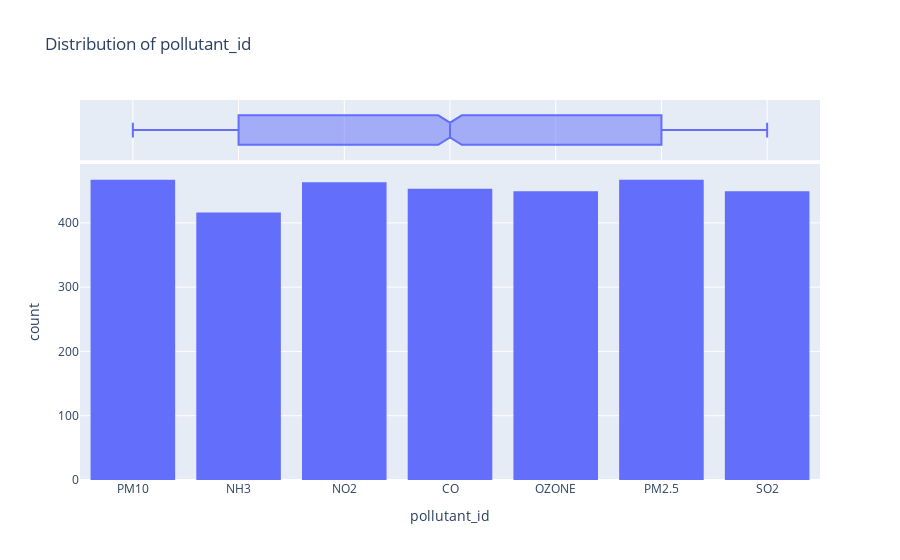
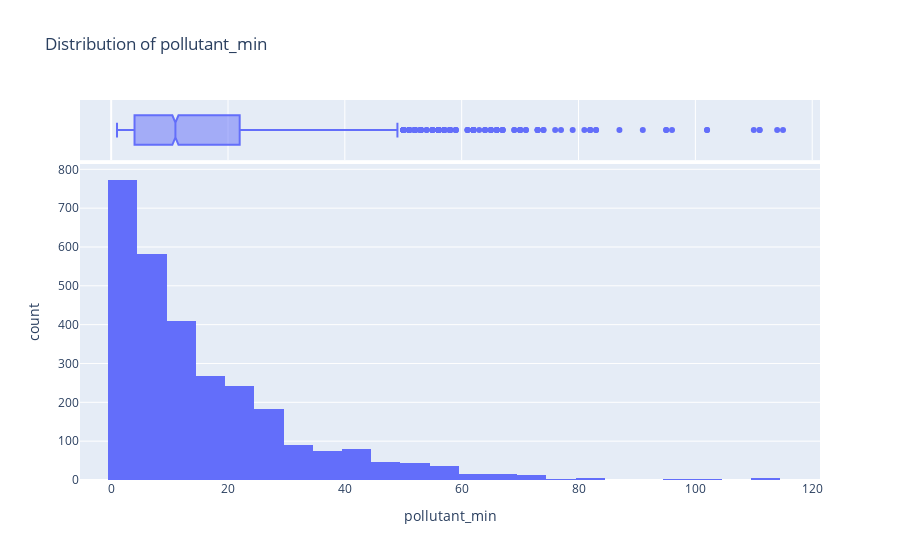
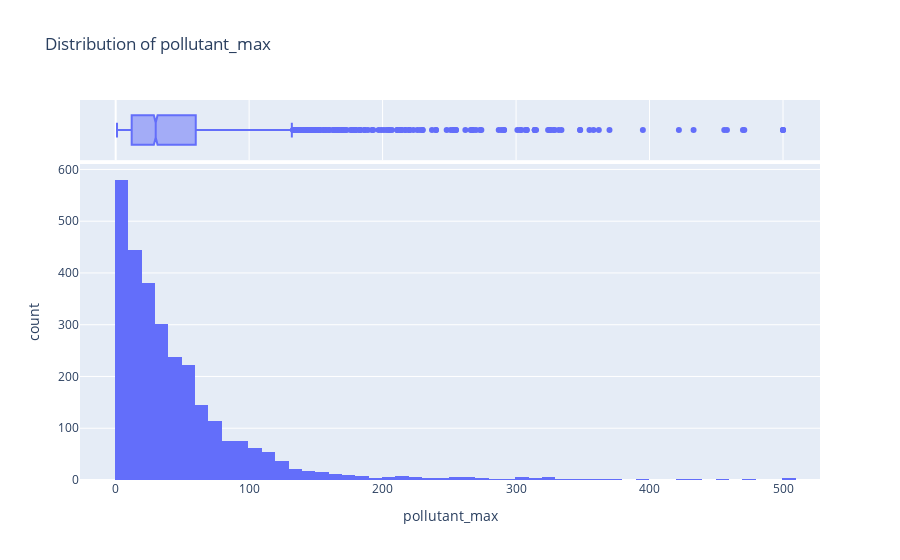
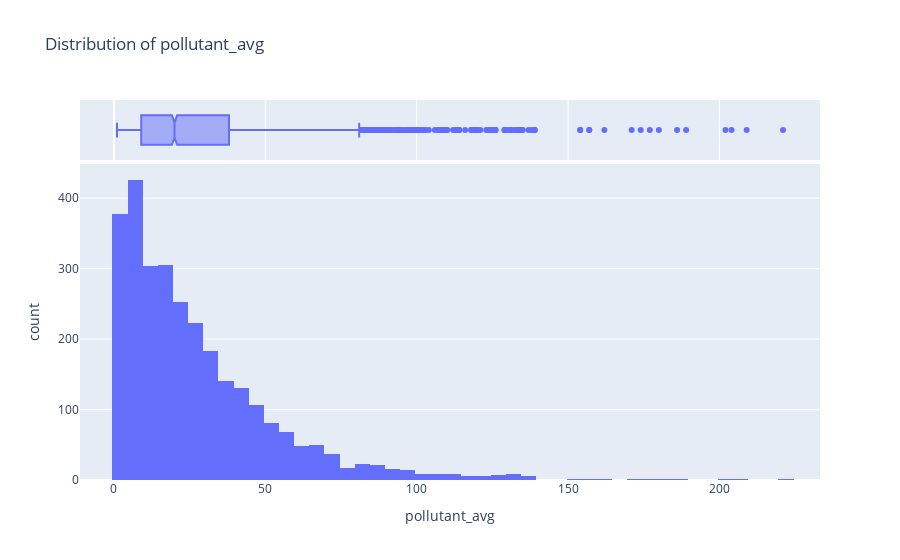

The code cell stored with these charts, in order, in its notebook:
### Code cell
# Interactive plots with Plotly
import plotly.express as px

# Select key pollutants
pollutants = ['pollutant_id', 'pollutant_min', 'pollutant_max', 'pollutant_avg']

# Interactive histogram for each pollutant
for pollutant in pollutants:
    fig = px.histogram(df, x=pollutant, nbins=50, title=f"Distribution of {pollutant}", marginal="box")
    fig.show()

### Figure 1 — Plotly figure (JSON) as saved in the notebook; plotly's stock layout.template omitted (floating-point values rounded to 4 significant figures; data arrays with more than 128 entries replaced by an {"elided": "..."} marker saying what was removed)
{"data": [{"bingroup": "x", "hovertemplate": "pollutant_id=%{x}<br>count=%{y}<extra></extra>", "legendgroup": "", "marker": {"color": "#636efa", "pattern": {"shape": ""}}, "name": "", "nbinsx": 50, "orientation": "v", "showlegend": false, "type": "histogram", "x": {"elided": "3164 str values"}, "xaxis": "x", "yaxis": "y"}, {"hovertemplate": "pollutant_id=%{x}<extra></extra>", "legendgroup": "", "marker": {"color": "#636efa"}, "name": "", "notched": true, "showlegend": false, "type": "box", "x": {"elided": "3164 str values"}, "xaxis": "x2", "yaxis": "y2"}], "layout": {"barmode": "relative", "legend": {"tracegroupgap": 0}, "title": {"text": "Distribution of pollutant_id"}, "xaxis": {"anchor": "y", "domain": [0, 1], "title": {"text": "pollutant_id"}}, "xaxis2": {"anchor": "y2", "domain": [0, 1], "matches": "x", "showgrid": true, "showticklabels": false}, "yaxis": {"anchor": "x", "domain": [0, 0.8316], "title": {"text": "count"}}, "yaxis2": {"anchor": "x2", "domain": [0.8416, 1], "matches": "y2", "showgrid": false, "showline": false, "showticklabels": false, "ticks": ""}}}

### Figure 2 — Plotly figure (JSON) as saved in the notebook; plotly's stock layout.template omitted (floating-point values rounded to 4 significant figures; data arrays with more than 128 entries replaced by an {"elided": "..."} marker saying what was removed)
{"data": [{"bingroup": "x", "hovertemplate": "pollutant_min=%{x}<br>count=%{y}<extra></extra>", "legendgroup": "", "marker": {"color": "#636efa", "pattern": {"shape": ""}}, "name": "", "nbinsx": 50, "orientation": "v", "showlegend": false, "type": "histogram", "x": {"elided": "3164 float values"}, "xaxis": "x", "yaxis": "y"}, {"hovertemplate": "pollutant_min=%{x}<extra></extra>", "legendgroup": "", "marker": {"color": "#636efa"}, "name": "", "notched": true, "showlegend": false, "type": "box", "x": {"elided": "3164 float values"}, "xaxis": "x2", "yaxis": "y2"}], "layout": {"barmode": "relative", "legend": {"tracegroupgap": 0}, "title": {"text": "Distribution of pollutant_min"}, "xaxis": {"anchor": "y", "domain": [0, 1], "title": {"text": "pollutant_min"}}, "xaxis2": {"anchor": "y2", "domain": [0, 1], "matches": "x", "showgrid": true, "showticklabels": false}, "yaxis": {"anchor": "x", "domain": [0, 0.8316], "title": {"text": "count"}}, "yaxis2": {"anchor": "x2", "domain": [0.8416, 1], "matches": "y2", "showgrid": false, "showline": false, "showticklabels": false, "ticks": ""}}}

### Figure 3 — Plotly figure (JSON) as saved in the notebook; plotly's stock layout.template omitted (floating-point values rounded to 4 significant figures; data arrays with more than 128 entries replaced by an {"elided": "..."} marker saying what was removed)
{"data": [{"bingroup": "x", "hovertemplate": "pollutant_max=%{x}<br>count=%{y}<extra></extra>", "legendgroup": "", "marker": {"color": "#636efa", "pattern": {"shape": ""}}, "name": "", "nbinsx": 50, "orientation": "v", "showlegend": false, "type": "histogram", "x": {"elided": "3164 float values"}, "xaxis": "x", "yaxis": "y"}, {"hovertemplate": "pollutant_max=%{x}<extra></extra>", "legendgroup": "", "marker": {"color": "#636efa"}, "name": "", "notched": true, "showlegend": false, "type": "box", "x": {"elided": "3164 float values"}, "xaxis": "x2", "yaxis": "y2"}], "layout": {"barmode": "relative", "legend": {"tracegroupgap": 0}, "title": {"text": "Distribution of pollutant_max"}, "xaxis": {"anchor": "y", "domain": [0, 1], "title": {"text": "pollutant_max"}}, "xaxis2": {"anchor": "y2", "domain": [0, 1], "matches": "x", "showgrid": true, "showticklabels": false}, "yaxis": {"anchor": "x", "domain": [0, 0.8316], "title": {"text": "count"}}, "yaxis2": {"anchor": "x2", "domain": [0.8416, 1], "matches": "y2", "showgrid": false, "showline": false, "showticklabels": false, "ticks": ""}}}

### Figure 4 — Plotly figure (JSON) as saved in the notebook; plotly's stock layout.template omitted (floating-point values rounded to 4 significant figures; data arrays with more than 128 entries replaced by an {"elided": "..."} marker saying what was removed)
{"data": [{"bingroup": "x", "hovertemplate": "pollutant_avg=%{x}<br>count=%{y}<extra></extra>", "legendgroup": "", "marker": {"color": "#636efa", "pattern": {"shape": ""}}, "name": "", "nbinsx": 50, "orientation": "v", "showlegend": false, "type": "histogram", "x": {"elided": "3164 float values"}, "xaxis": "x", "yaxis": "y"}, {"hovertemplate": "pollutant_avg=%{x}<extra></extra>", "legendgroup": "", "marker": {"color": "#636efa"}, "name": "", "notched": true, "showlegend": false, "type": "box", "x": {"elided": "3164 float values"}, "xaxis": "x2", "yaxis": "y2"}], "layout": {"barmode": "relative", "legend": {"tracegroupgap": 0}, "title": {"text": "Distribution of pollutant_avg"}, "xaxis": {"anchor": "y", "domain": [0, 1], "title": {"text": "pollutant_avg"}}, "xaxis2": {"anchor": "y2", "domain": [0, 1], "matches": "x", "showgrid": true, "showticklabels": false}, "yaxis": {"anchor": "x", "domain": [0, 0.8316], "title": {"text": "count"}}, "yaxis2": {"anchor": "x2", "domain": [0.8416, 1], "matches": "y2", "showgrid": false, "showline": false, "showticklabels": false, "ticks": ""}}}
